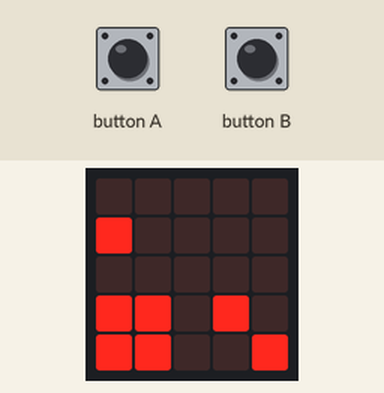
Recording of a program running on a simulated BBC micro:bit running MicroPython. On the bench: the board's 5×5 LED display. Inputs (shaded band) come from the test bench.

Above: at 1.2 s.
1.3 s: button A pressed for 0.15 s
At 2.7 s:
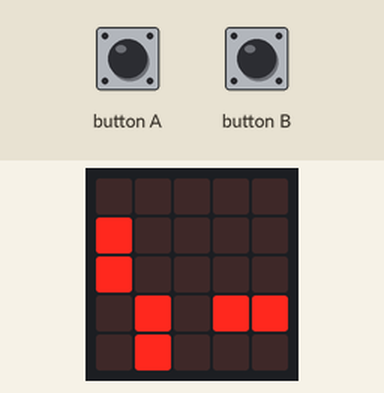
4.4 s: button B pressed for 0.15 s
At 5.4 s:
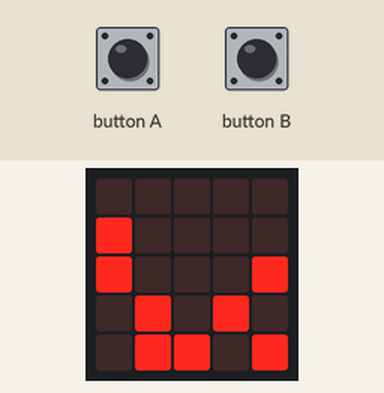
7.5 s: button A pressed for 1 s
At 8.8 s:
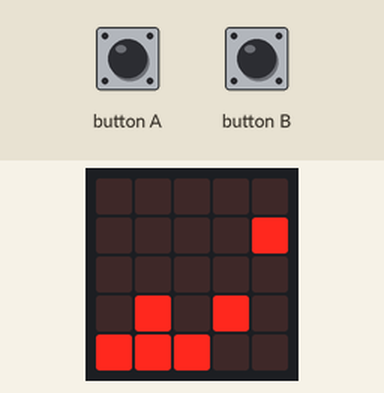
11.5 s: button B pressed for 1 s
At 12.8 s:
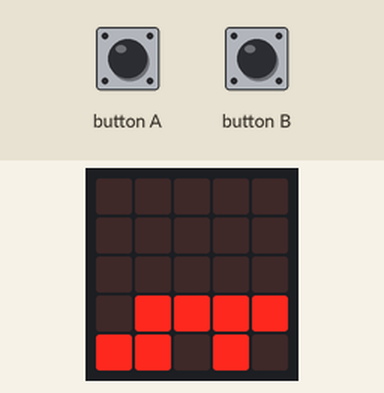
15.5 s: button A pressed for 0.15 s
At 16.8 s:
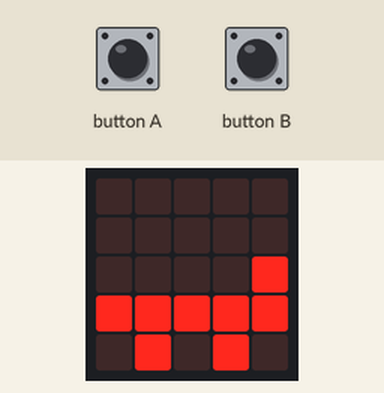
18.6 s: button B pressed for 0.15 s
At 19.6 s:
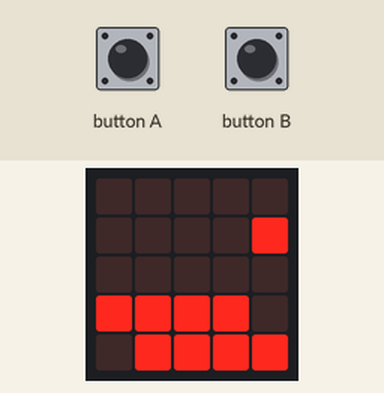
Timing chart, 0 to 21.6 s (numbered marks = the images above; inputs shaded):
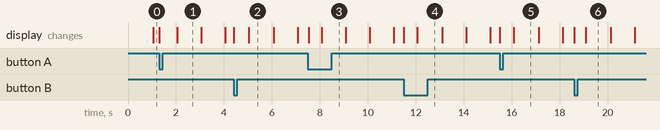

The program:

digitalWatch.py
```python
# Add your Python code here. E.g.
from microbit import *
import math

minut = 30
ora = 11
secunda = 20
timpScurs = 0
apasat_a = False
apasat_b = False

def increaseHour():
    global ora
    global apasat_a
    for i in range(0, 5):
        display.set_pixel(0, i, 0) #stingere leduri
    ora += 1
    if ora == 13:
        ora = 1

def increaseMinute():
    global minut
    global apasat_b
    for i in range(0, 5):
        display.set_pixel(1, i, 0) #stingere leduri
        display.set_pixel(2, i, 0) #stingere leduri
    minut += 1
    if minut == 60:
        minut = 0

def showHour(unitate, locatie):
    h = unitate
    hourLed = 4
    while h > 0:
        if h % 2 == 0:
            display.set_pixel(locatie, hourLed, 0)
        else:
            display.set_pixel(locatie, hourLed, 9)
        hourLed -= 1
        h = math.floor(h/2)


while True:
    m_units = minut % 10
    m_tens = (minut - m_units)/10
    s_units = secunda % 10
    s_tens = (secunda - s_units)/10

    if button_a.was_pressed() and apasat_a == False:
        increaseHour()
        apasat_a = True
    if button_b.was_pressed() and apasat_b == False:
        increaseMinute()
        apasat_b = True
    if running_time() - timpScurs > 1000:
        timpScurs = running_time()
        apasat_a = False
        apasat_b = False
        secunda += 1
        for i in range (0, 5):
            display.set_pixel(4, i, 0)
            display.set_pixel(3, i, 0)


        if secunda > 59:
            secunda = 0
            minut += 1
            for i in range (0, 5):
                display.set_pixel(1, i, 0) #stingere leduri
                display.set_pixel(2, i, 0)

            if minut > 59:
                minut = 0
                ora += 1
                for i in range (0, 5):
                    display.set_pixel(0, i, 0)

                if ora > 12:
                    ora = 1

    showHour(ora, 0)
    showHour(m_tens, 1)
    showHour(m_units, 2)
    showHour(s_tens, 3)
    showHour(s_units, 4)
```

Measured:
- after the input at 1.3 s, the display: first changes at once (image 1 shows a later state)
- after the input at 4.4 s, the display: first changes at once (image 2 shows a later state)
- after the input at 7.5 s, the display: first changes at once (image 3 shows a later state)
- after the input at 11.5 s, the display: first changes at once (image 4 shows a later state)
- after the input at 15.5 s, the display: first changes at once (image 5 shows a later state)
- after the input at 18.6 s, the display: first changes at once (image 6 shows a later state)
- what the display in image 1 shows lasts 1.1 s, from 2.0 s to 3.1 s
